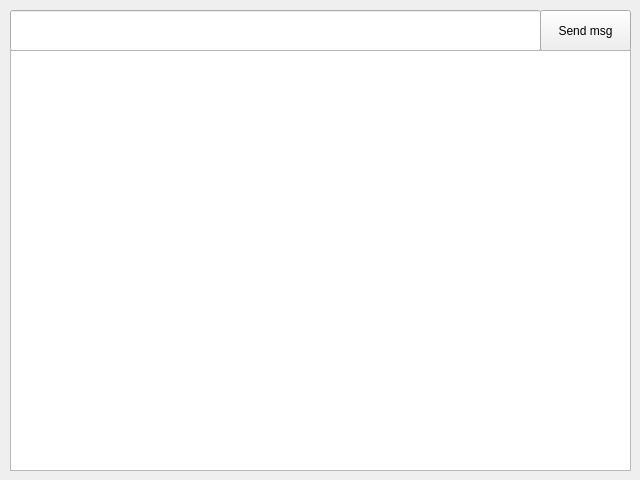
<?xml version="1.0" encoding="UTF-8"?>
<ui version="4.0">
 <class>ChatWin</class>
 <widget class="QMainWindow" name="ChatWin">
  <property name="geometry">
   <rect>
    <x>0</x>
    <y>0</y>
    <width>640</width>
    <height>480</height>
   </rect>
  </property>
  <property name="minimumSize">
   <size>
    <width>640</width>
    <height>320</height>
   </size>
  </property>
  <property name="maximumSize">
   <size>
    <width>1920</width>
    <height>1280</height>
   </size>
  </property>
  <property name="windowTitle">
   <string>ChatWin</string>
  </property>
  <widget class="QWidget" name="centralwidget">
   <widget class="QLineEdit" name="msgText">
    <property name="geometry">
     <rect>
      <x>10</x>
      <y>10</y>
      <width>531</width>
      <height>41</height>
     </rect>
    </property>
   </widget>
   <widget class="QPushButton" name="sendMsg">
    <property name="geometry">
     <rect>
      <x>540</x>
      <y>10</y>
      <width>91</width>
      <height>41</height>
     </rect>
    </property>
    <property name="text">
     <string>Send msg</string>
    </property>
   </widget>
   <widget class="QListWidget" name="msgsHist">
    <property name="geometry">
     <rect>
      <x>10</x>
      <y>50</y>
      <width>621</width>
      <height>421</height>
     </rect>
    </property>
   </widget>
  </widget>
 </widget>
 <resources/>
 <connections>
  <connection>
   <sender>sendMsg</sender>
   <signal>clicked()</signal>
   <receiver>ChatWin</receiver>
   <slot>sendMessage()</slot>
   <hints>
    <hint type="sourcelabel">
     <x>554</x>
     <y>38</y>
    </hint>
    <hint type="destinationlabel">
     <x>385</x>
     <y>4</y>
    </hint>
   </hints>
  </connection>
 </connections>
 <slots>
  <slot>sendMessage()</slot>
 </slots>
</ui>
